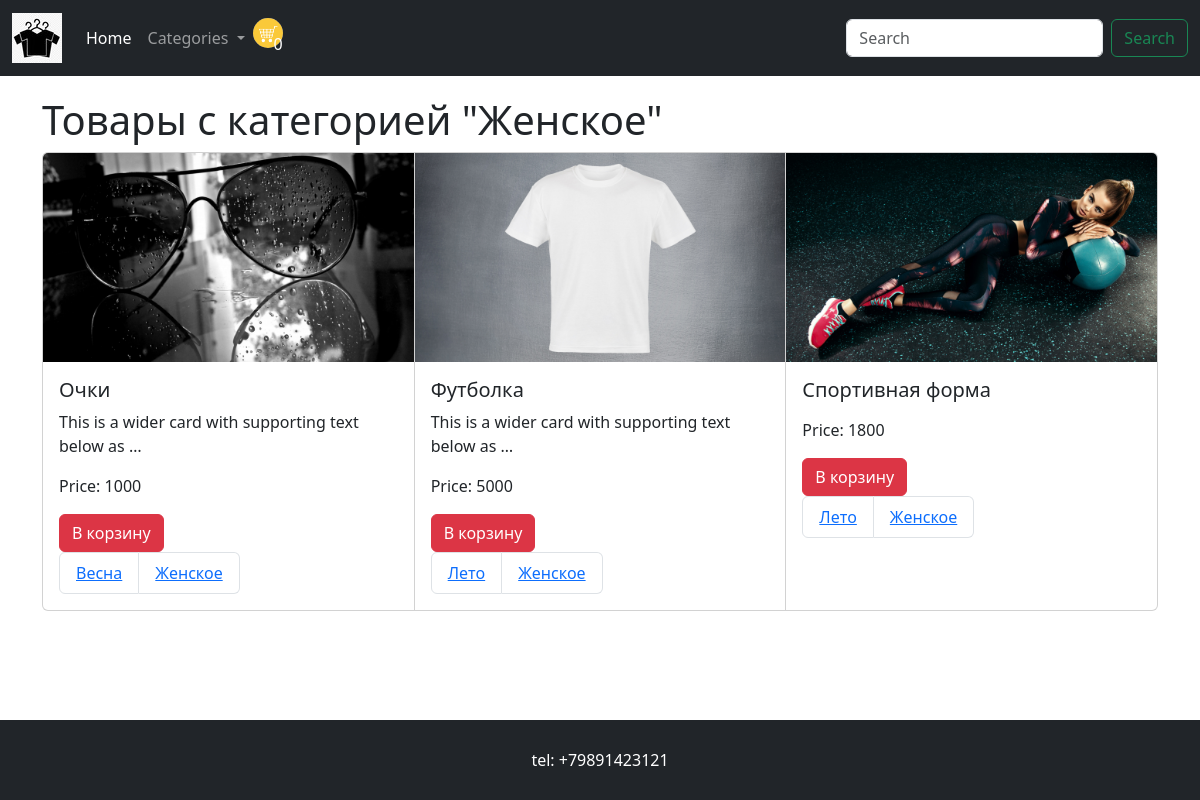
The app's page /category/4/ with its own data.
### store/models.py (models this page shows, shortened)
class Category(models.Model):
    title= models.CharField(max_length=150)
    def get_absolute_url(self):
        return reverse("category_detail_url", kwargs={'pk': self.pk})

class Product(models.Model):
    title= models.CharField(max_length=150,db_index=True)
    info= models.TextField(blank=True)
    price= models.IntegerField()
    categories= models.ManyToManyField('Category', related_name='products', blank=True)
    image=models.ImageField(upload_to="images/", default= "images/default.jpg")
    def get_absolute_url(self):
        return reverse("product_detail_url", kwargs={'pk': self.pk})

### store/views.py (the view)
# urls.py: path('category/<int:pk>/',category_detail,name="category_detail_url"),
def category_detail(request, pk):
    categories = Category.objects.all()
    category = Category.objects.get(pk=pk)
    products = category.products.all()
    return render(
        request,
        "store/category_detail.html",
        context={"product_list": build_template(products, 3), "categories": categories, "category": category},
    )

### store/views.py (called while the page is built)
def build_template(lst: list, cols: int) -> list:
    return [lst[i : i + cols] for i in range(0, len(lst), cols)]

### store/templates/store/category_detail.html (shortened to what this page needs)
{% extends "store/index.html" %}
{% block content %}
<h1>Товары с категорией "{{ category.title }}"</h1>
{% include "store/includes/card_group.html" %}
{% endblock content %}

### store/templates/store/includes/card_group.html
{% for products in product_list %}
<div class="card-group">
    {% for product in products %}
    <div class="card">
        <a href="{{ product.get_absolute_url }}">
            {% include "store/includes/img.html" %}
        </a>
        <div class="card-body">
            <h5 class="card-title">{{ product.title }}</h5>
            <p class="card-text">{{ product.info|truncatewords:10 }}</p>
            <p class="card-text">Price: <span class="card__price">{{ product.price }}</span></p>
            <button type="button" class="btn btn-danger card__add-cart" data-id="{{ product.id }}">В корзину </button>
            <ul class="list-group list-group-horizontal">
                {% for category in product.categories.all %}
                <li class="list-group-item"><a href="{{ category.get_absolute_url }}"> {{ category.title }} </a></li>
                {% endfor %}
            </ul>
        </div>
    </div>
    {% endfor %}
</div>
{% endfor %}

### store/templates/store/includes/img.html
<img src="{{ product.image.url }}" class="card-img-top"
        alt="{{ product.title }}">

### records on screen
Category: title "Женское"
Product: image (picture), title "Очки", info "This is a wider card with supporting text below as …", price "1000"
Category: title "Весна"
Product: image (picture), title "Футболка", info "This is a wider card with supporting text below as …", price "5000"
Category: title "Лето"
Product: image (picture), title "Спортивная форма", price "1800"
